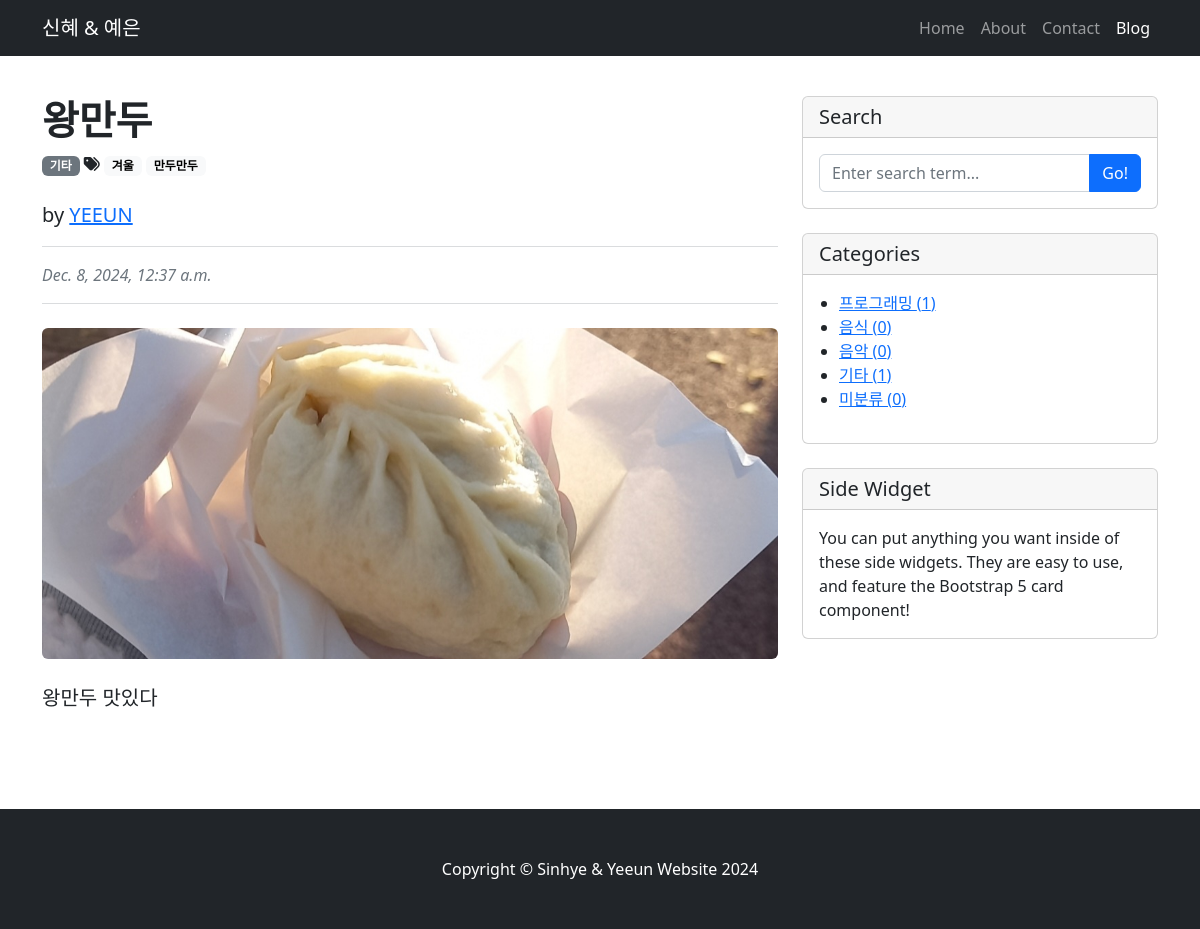
/6/, run on the app's committed database.
### blog/models.py (models this page shows, shortened)
class Post(models.Model):
    title = models.CharField(max_length=30)
    hook_text = models.CharField(max_length=100, blank=True)
    content = models.TextField()
    created_at = models.DateTimeField(auto_now_add=True)
    updated_at = models.DateTimeField(auto_now=True)
    head_image = models.ImageField(upload_to='blog/images/%Y/%m/%d', blank=True)
    file_upload = models.FileField(upload_to='blog/files/%Y/%m/%d', blank=True)
    author = models.ForeignKey(User, null=True, on_delete=models.SET_NULL)
    category = models.ForeignKey(Category, null=True, blank=True, on_delete=models.SET_NULL)
    tags = models.ManyToManyField(Tag, blank=True)

class Category(models.Model):
    name = models.CharField(max_length=50, unique=True)
    slug = models.SlugField(max_length=200, unique=True, allow_unicode=True)
    def __str__(self):
        return self.name
    def get_absolute_url(self):
        return f'/category/{self.slug}/'
    class Meta:
        verbose_name_plural = 'categories'

class Tag(models.Model):
    name = models.CharField(max_length=50, unique=True)
    slug = models.SlugField(max_length=200, unique=True, allow_unicode=True)
    def __str__(self):
        return self.name
    def get_absolute_url(self):
        return f'/tag/{self.slug}/'

### blog/views.py (the view)
# urls.py: path('<int:pk>/', views.PostDetail.as_view(), name='post_detail'),
class PostDetail(DetailView):
    model = Post
    def get_context_data(self, **kwargs):
        context = super(PostDetail, self).get_context_data()
        context['categories'] = Category.objects.all()
        context['no_category_post_count'] = Post.objects.filter(category=None).count()
        return context

### blog/templates/blog/post_detail.html (shortened to what this page needs)
{% extends 'blog/layout.html' %}
{% load static %}
{% block content %}
    <article>
        <h1 class="fw-bolder mt-5">{{ post.title }}</h1>
        <div id="post=area">
            {% if post.category %}
                <span class="badge bg-secondary float-right">{{ post.category }}</span>
            {% else %}
                <span class="badge bg-secondary float-right">미분류</span>
            {% endif %}
            {% if post.tags.exists %}
                <i class="fas fa-tags"></i>
                {% for tag in post.tags.iterator %}
                    <a href="{{ tag.get_absolute_url }}"><span class="badge bg-pill bg-light text-black">{{ tag }}</span></a>
                {% endfor %}
                <br/>
                <br/>
            {% endif %}
        </div>
        <p class="lead">
            by
            <a href="#">{{ post.author | upper }}</a>
        </p>
        <div class="text-muted fst-italic mb-2">
            <hr>
            {{ post.updated_at }}
            <hr>
        </div>
        <figure class="mt-4 mb-4">
        {% if post.head_image %}
            <img class="img-fluid rounded" src="{{ post.head_image.url }}" alt="{{ post.title }} image" /></figure>
        {% else %}
             <img class="img-fluid rounded" src="https://picsum.photos/seed/{{ post.id }}/900/300" alt="random_image" /></a>
        {% endif %}
        <section class="mt-4 mb-5">
            <p class="fs-5 mb-4">{{ post.content }}</p>
        </section>
    </article>
 {% endblock %}

### blog/templates/blog/layout.html (shortened to what this page needs)
<!DOCTYPE HTML>
{% load static %}
<html lang="kr">
    <head>
        <link href="{% static 'blog/styles.css' %}" rel="stylesheet" />
    </head>
    <body>
        {% include 'blog/navbar.html' %}
        <div class="container mt-5">
            <div class="row">
                <div class="col-lg-8">
                    {% block content %}
                    {% endblock %}
                </div>
                <div class="col-lg-4 mt-5">
                    <div class="card mb-4">
                        <h5 class="card-header">Search</h5>
                        <div class="card-body">
                            <div class="input-group">
                                <input class="form-control" type="text" placeholder="Enter search term..." aria-label="Enter search term..." aria-describedby="button-search" />
                                <button class="btn btn-primary" id="button-search" type="button">Go!</button>
                            </div>
                        </div>
                    </div>
                    <div class="card mb-4" id="categories-card">
                        <h5 class="card-header">Categories</h5>
                        <div class="card-body">
                            <div class="row ms-2">
                                    <ul>
                                        {% for category in categories %}
                                        <li>
                                            <a href="{{ category.get_absolute_url }}">{{ category }} ({{ category.post_set.count }})</a>
                                        </li>
                                        {% endfor %}
                                        <li>
                                            <a href="/category/no_category/">미분류 ({{ no_category_post_count }})</a>
                                        </li>
                                    </ul>
                            </div>
                        </div>
                    </div>
                    <div class="card mb-4">
                        <h5 class="card-header">Side Widget</h5>
                        <div class="card-body">You can put anything you want inside of these side widgets. They are easy to use, and feature the Bootstrap 5 card component!</div>
                    </div>
                </div>
            </div>
        </div>
        {% include 'blog/footer.html' %}
    </body>
</html>

### data on the page
Post: title "왕만두", category "기타", author "YEEUN", updated_at "Dec. 8, 2024, 12:37 a.m.", head_image (picture), content "왕만두 맛있다"
Tag: name "겨울"
Tag: name "만두만두"
Category: name "프로그래밍", post_set.count "1"
Category: name "음식", post_set.count "0"
Category: name "음악", post_set.count "0"
Category: name "기타", post_set.count "1"

### other printed values
{{ no_category_post_count }} "0"
